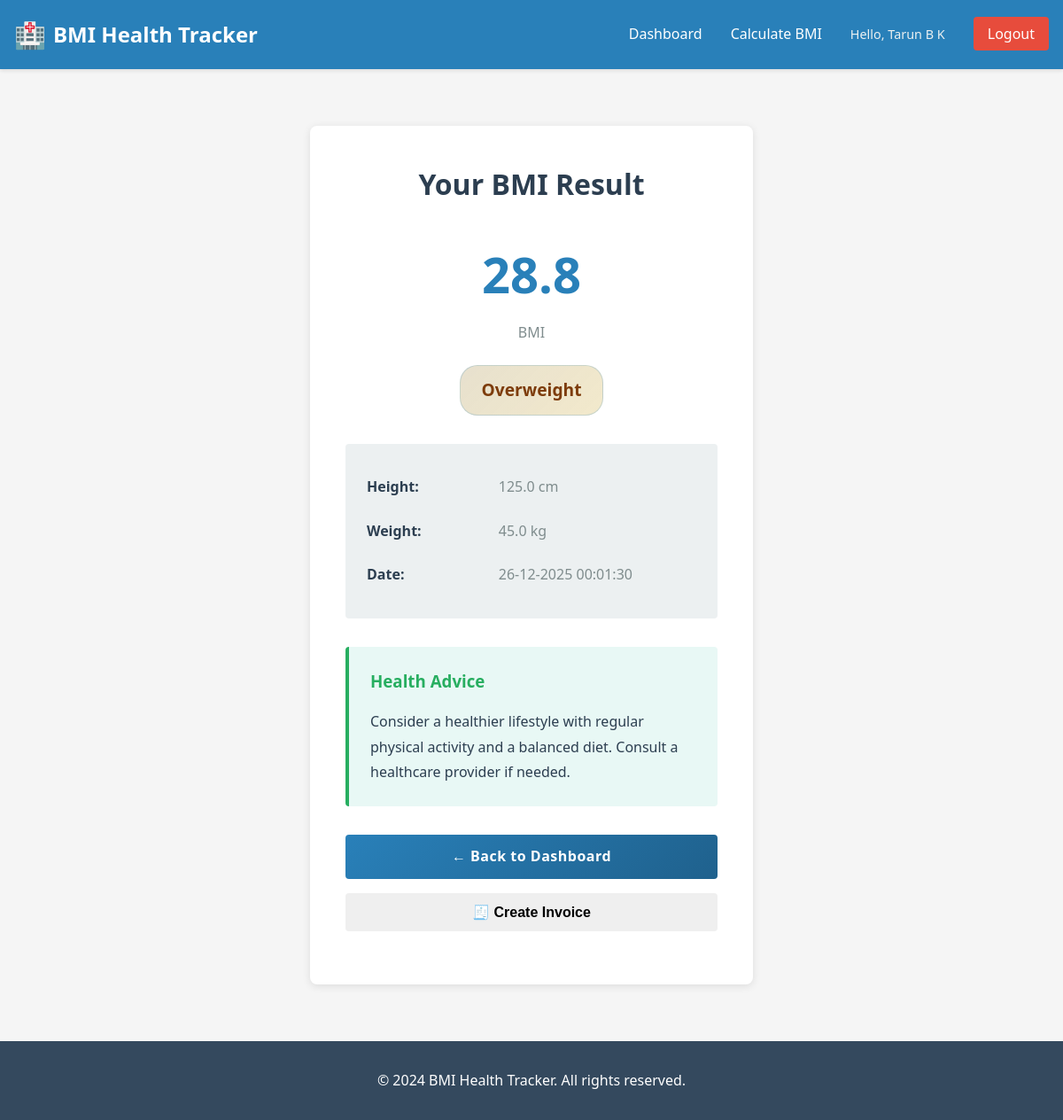
Screenshot of /result/44 (signed in) with the database file from the repository.
### tables this page shows
CREATE TABLE bmi_records (
            id INTEGER PRIMARY KEY AUTOINCREMENT,
            patient_id INTEGER NOT NULL,
            height REAL NOT NULL,
            weight REAL NOT NULL,
            bmi REAL NOT NULL,
            category TEXT NOT NULL,
            date TIMESTAMP DEFAULT CURRENT_TIMESTAMP, age INTEGER,
            FOREIGN KEY (patient_id) REFERENCES users(id)
        );

### app.py (the view)
@app.route('/result/<int:record_id>')
@login_required
def result(record_id):
    db = get_db()
    cursor = db.cursor()
    cursor.execute(
        'SELECT * FROM bmi_records WHERE id = ? AND patient_id = ?',
        (record_id, session['user_id'])
    )
    record = cursor.fetchone()
    db.close()
    if not record:
        return redirect(url_for('dashboard'))
    advice = get_health_advice(record['category'])
    formatted_date = format_date_display(record['date'])
    return render_template('result.html', record=record, advice=advice, formatted_date=formatted_date)

### app.py (called while the page is built)
def format_date_display(date_str):
    try:
        if isinstance(date_str, str):
            dt = datetime.fromisoformat(date_str.replace('Z', '+00:00')) if 'T' in date_str else datetime.strptime(date_str, '%Y-%m-%d %H:%M:%S')
            if dt.tzinfo is None:
                dt = dt.replace(tzinfo=timezone.utc)
            dt_ist = dt.astimezone(IST)
        else:
            dt_ist = date_str.astimezone(IST) if date_str.tzinfo else date_str.replace(tzinfo=timezone.utc).astimezone(IST)
        return dt_ist.strftime('%d-%m-%Y %H:%M:%S')
    except Exception as e:
        print(f"DEBUG: Date format error: {e}")
        return str(date_str)[:19]

def get_db():
    db = sqlite3.connect(DATABASE)
    db.row_factory = sqlite3.Row
    return db

def login_required(f):
    @wraps(f)
    def decorated_function(*args, **kwargs):
        if 'user_id' not in session:
            return redirect(url_for('login'))
        return f(*args, **kwargs)
    return decorated_function

def get_health_advice(category):
    advice = {
        'Underweight': 'Consider consulting a healthcare professional. A balanced diet with adequate calories and nutrients is important.',
        'Normal': 'Great! Maintain your healthy weight with regular exercise and a balanced diet.',
        'Overweight': 'Consider a healthier lifestyle with regular physical activity and a balanced diet. Consult a healthcare provider if needed.',
        'Obese': 'It is highly recommended to consult a healthcare professional for personalized advice on weight management.'
    }
    return advice.get(category, '')

### templates/result.html (shortened to what this page needs)
{% extends "base.html" %}
{% block content %}
<div class="result-container">
    <div class="result-card">
        <h1>Your BMI Result</h1>
        <div class="result-display">
            <div class="bmi-value">
                <span class="value">{{ record['bmi'] }}</span>
                <span class="label">BMI</span>
            </div>
            <div class="bmi-category">
                <span class="badge badge-{{ record['category'].lower().replace(' ', '-') }} badge-large">
                    {{ record['category'] }}
                </span>
            </div>
        </div>
        <div class="result-details">
            <table class="details-table">
                <tr>
                    <td class="detail-label">Height:</td>
                    <td class="detail-value">{{ record['height'] }} cm</td>
                </tr>
                <tr>
                    <td class="detail-label">Weight:</td>
                    <td class="detail-value">{{ record['weight'] }} kg</td>
                </tr>
                <tr>
                    <td class="detail-label">Date:</td>
                    <td class="detail-value">{{ formatted_date }}</td>
                </tr>
            </table>
        </div>
        <div class="health-advice">
            <h3>Health Advice</h3>
            <p>{{ advice }}</p>
        </div>
        <div class="result-actions">
            <a href="{{ url_for('dashboard') }}" class="btn btn-primary">
                ← Back to Dashboard
            </a>
            <button id="createInvoiceBtn" class="btn btn-success" title="Create an invoice for this BMI assessment">
                🧾 Create Invoice
            </button>
        </div>
    </div>
</div>
{% endblock %}

### static/css/style.css (style rules this page uses)
* { margin: 0; padding: 0; box-sizing: border-box; }
:root { --primary-color: #2980b9; --secondary-color: #27ae60; --danger-color: #e74c3c; --warning-color: #f39c12; --info-color: #3498db; --light-gray: #ecf0f1; --dark-gray: #34495e; --text-color: #2c3e50; --border-color: #bdc3c7; --success-color: #27ae60; --error-color: #e74c3c; }
html, body { height: 100%; }
body { font-family: 'Segoe UI', Tahoma, Geneva, Verdana, sans-serif; line-height: 1.6; color: var(--text-color); background-color: #f5f5f5; }
a { text-decoration: none; color: var(--primary-color); transition: color 0.3s ease; }
.btn { padding: 0.75rem 1.5rem; border: none; border-radius: 4px; font-size: 1rem; cursor: pointer; transition: all 0.3s ease; display: inline-block; text-align: center; font-weight: 600; }
.btn-primary { background: linear-gradient(135deg, #2980b9 0%, #1f618d 100%); color: white; font-weight: 600; letter-spacing: 0.5px; position: relative; overflow: hidden; }
.btn-primary::before { content: ''; position: absolute; top: 0; left: -100%; width: 100%; height: 100%; background: linear-gradient(90deg, transparent, rgba(255, 255, 255, 0.2), transparent); transition: left 0.5s; }
.badge { background: linear-gradient(135deg, rgba(41, 128, 185, 0.1) 0%, rgba(46, 204, 113, 0.05) 100%); border: 1px solid rgba(41, 128, 185, 0.2); padding: 0.5rem 1rem; border-radius: 20px; font-size: 0.85rem; color: #1a4d6d; font-weight: 600; transition: all 0.3s ease; }
table { width: 100%; border-collapse: collapse; }
table th, table td { padding: 1rem; text-align: left; border-bottom: 1px solid var(--border-color); }
.badge { display: inline-block; padding: 0.35rem 0.75rem; border-radius: 20px; font-size: 0.85rem; font-weight: 600; }
.badge-overweight { background-color: #fdebd0; color: #7d3c0b; }
.badge-large { font-size: 1.2rem; padding: 0.75rem 1.5rem; }
.result-container { display: flex; justify-content: center; padding: 2rem 0; }
.result-card { background: white; border-radius: 8px; box-shadow: 0 2px 10px rgba(0,0,0,0.1); padding: 2.5rem; width: 100%; max-width: 500px; }
.result-card h1 { text-align: center; margin-bottom: 2rem; }
.result-display { text-align: center; margin-bottom: 2rem; }
.bmi-value { display: flex; flex-direction: column; align-items: center; margin-bottom: 1.5rem; }
.bmi-value .value { font-size: 3.5rem; font-weight: bold; color: var(--primary-color); }
.bmi-value .label { font-size: 1rem; color: #7f8c8d; margin-top: 0.5rem; }
.bmi-category { margin-bottom: 2rem; }
.result-details { background-color: var(--light-gray); padding: 1.5rem; border-radius: 4px; margin-bottom: 2rem; }
.details-table { width: 100%; }
.details-table tr td { padding: 0.75rem 0; border: none; }
.detail-label { font-weight: 600; color: var(--text-color); width: 40%; }
.detail-value { color: #7f8c8d; }
.health-advice { background-color: #e8f8f5; border-left: 4px solid var(--success-color); padding: 1.5rem; border-radius: 4px; margin-bottom: 2rem; }
.health-advice h3 { margin-bottom: 1rem; color: var(--success-color); }
.health-advice p { line-height: 1.8; color: var(--text-color); }
.result-actions { display: flex; gap: 1rem; flex-direction: column; }
.result-actions .btn { text-align: center; }

### rows the page displays
bmi_records: bmi "28.8", category "Overweight", height "125.0", weight "45.0"

### other values shown
{{ session.get('user_name') }} "Tarun B K"
{{ advice }} "Consider a healthier lifestyle with regular physical activity and a balanced diet. Consult a healthcare provider if needed."
